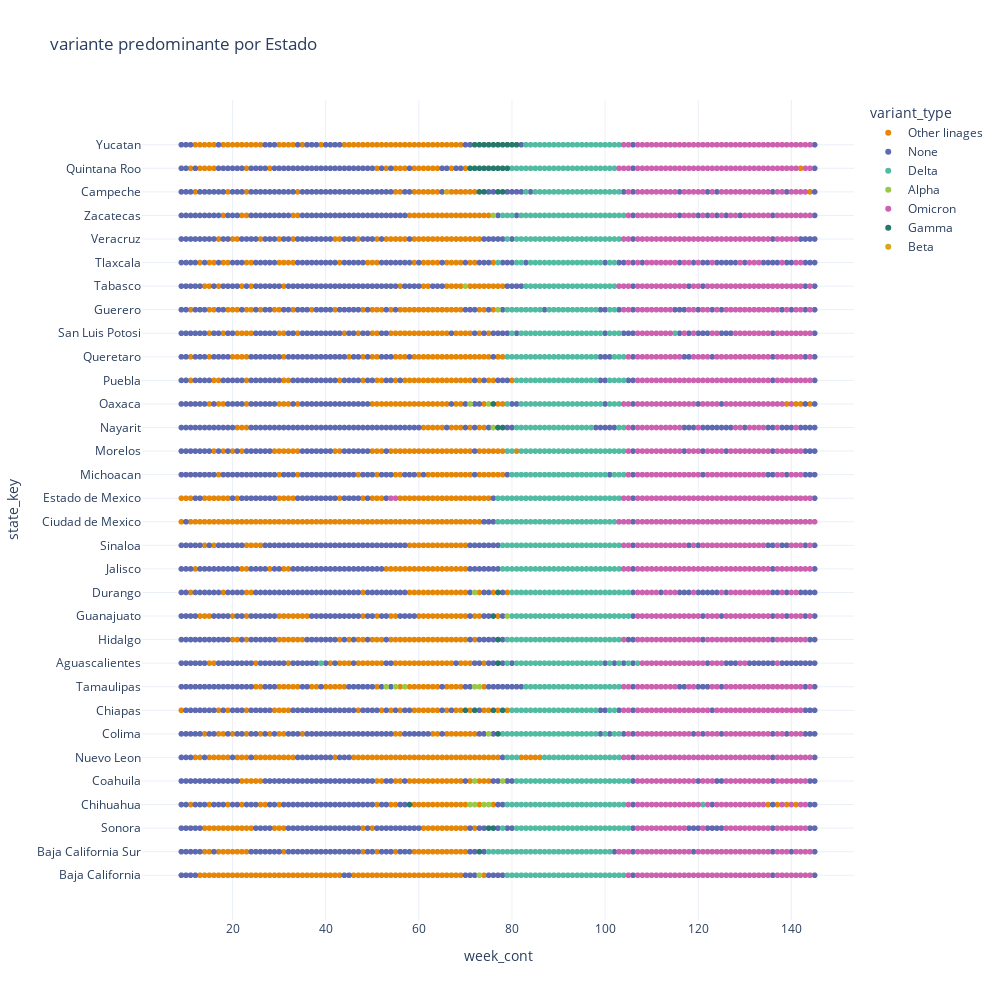

The notebook cell saved with this chart:
### Code cell
fig = px.scatter(
    df_states.query('state_key != "Extra"'), 
    y='state_key', 
    x= 'week_cont', 
    color='variant_type', 
    size_max=60,
    template='plotly_white', 
    title="variante predominante por Estado",
    color_discrete_sequence=px.colors.qualitative.Vivid
    )

fig.update_layout(yaxis={
                    'categoryorder': 'array', 
                    'categoryarray': [
                        'Baja California','Baja California Sur',
                        'Sonora','Chihuahua','Coahuila',
                        'Nuevo Leon','Colima','Chiapas',
                        'Tamaulipas','Aguascalientes','Hidalgo',
                        'Guanajuato','Durango','Jalisco',
                        'Sinaloa','Ciudad de Mexico',
                        'Estado de Mexico','Michoacan',
                        'Morelos','Nayarit','Oaxaca',
                        'Puebla','Queretaro','San Luis Potosi',
                        'Guerero','Tabasco','Tlaxcala',
                        'Veracruz','Zacatecas','Campeche',
                        'Quintana Roo','Yucatan'
                        ]},
    width=1000,
    height=1000)

fig.show()

### Figure 1 — Plotly figure (JSON) as saved in the notebook; plotly's stock layout.template omitted (floating-point values rounded to 4 significant figures; data arrays with more than 128 entries replaced by an {"elided": "..."} marker saying what was removed)
{"data": [{"hovertemplate": "variant_type=Other linages<br>week_cont=%{x}<br>state_key=%{y}<extra></extra>", "legendgroup": "Other linages", "marker": {"color": "rgb(229, 134, 6)", "symbol": "circle"}, "mode": "markers", "name": "Other linages", "showlegend": true, "type": "scattergl", "x": {"elided": "985 int values"}, "xaxis": "x", "y": {"elided": "985 str values"}, "yaxis": "y"}, {"hovertemplate": "variant_type=None<br>week_cont=%{x}<br>state_key=%{y}<extra></extra>", "legendgroup": "None", "marker": {"color": "rgb(93, 105, 177)", "symbol": "circle"}, "mode": "markers", "name": "None", "showlegend": true, "type": "scattergl", "x": {"elided": "1515 int values"}, "xaxis": "x", "y": {"elided": "1515 str values"}, "yaxis": "y"}, {"hovertemplate": "variant_type=Delta<br>week_cont=%{x}<br>state_key=%{y}<extra></extra>", "legendgroup": "Delta", "marker": {"color": "rgb(82, 188, 163)", "symbol": "circle"}, "mode": "markers", "name": "Delta", "showlegend": true, "type": "scattergl", "x": {"elided": "758 int values"}, "xaxis": "x", "y": {"elided": "758 str values"}, "yaxis": "y"}, {"hovertemplate": "variant_type=Alpha<br>week_cont=%{x}<br>state_key=%{y}<extra></extra>", "legendgroup": "Alpha", "marker": {"color": "rgb(153, 201, 69)", "symbol": "circle"}, "mode": "markers", "name": "Alpha", "showlegend": true, "type": "scattergl", "x": [53, 55, 57, 70, 71, 71, 72, 72, 72, 72, 73, 73, 74, 75, 75, 75, 76, 76, 77, 78, 79], "xaxis": "x", "y": ["Tamaulipas", "Tamaulipas", "Tamaulipas", "Tabasco", "Chihuahua", "Oaxaca", "Coahuila", "Chihuahua", "Tamaulipas", "Durango", "Tamaulipas", "Baja California", "Chihuahua", "Chihuahua", "Oaxaca", "Colima", "Zacatecas", "Nayarit", "Guerero", "Coahuila", "Guanajuato"], "yaxis": "y"}, {"hovertemplate": "variant_type=Omicron<br>week_cont=%{x}<br>state_key=%{y}<extra></extra>", "legendgroup": "Omicron", "marker": {"color": "rgb(204, 97, 176)", "symbol": "circle"}, "mode": "markers", "name": "Omicron", "showlegend": true, "type": "scattergl", "x": {"elided": "1065 int values"}, "xaxis": "x", "y": {"elided": "1065 str values"}, "yaxis": "y"}, {"hovertemplate": "variant_type=Gamma<br>week_cont=%{x}<br>state_key=%{y}<extra></extra>", "legendgroup": "Gamma", "marker": {"color": "rgb(36, 121, 108)", "symbol": "circle"}, "mode": "markers", "name": "Gamma", "showlegend": true, "type": "scattergl", "x": [58, 70, 71, 72, 72, 72, 73, 73, 73, 73, 74, 74, 74, 75, 75, 75, 76, 76, 76, 76, 76, 76, 77, 77, 77, 77, 77, 77, 77, 77, 78, 78, 78, 78, 78, 79, 79, 80, 81], "xaxis": "x", "y": ["Chihuahua", "Chiapas", "Quintana Roo", "Yucatan", "Chiapas", "Quintana Roo", "Yucatan", "Baja California Sur", "Quintana Roo", "Campeche", "Yucatan", "Quintana Roo", "Campeche", "Yucatan", "Sonora", "Quintana Roo", "Guanajuato", "Yucatan", "Oaxaca", "Chiapas", "Sonora", "Quintana Roo", "Yucatan", "Hidalgo", "Aguascalientes", "Quintana Roo", "Colima", "Durango", "Campeche", "Nayarit", "Yucatan", "Chiapas", "Quintana Roo", "Campeche", "Nayarit", "Yucatan", "Quintana Roo", "Yucatan", "Yucatan"], "yaxis": "y"}, {"hovertemplate": "variant_type=Beta<br>week_cont=%{x}<br>state_key=%{y}<extra></extra>", "legendgroup": "Beta", "marker": {"color": "rgb(218, 165, 27)", "symbol": "circle"}, "mode": "markers", "name": "Beta", "showlegend": true, "type": "scattergl", "x": [66], "xaxis": "x", "y": ["Campeche"], "yaxis": "y"}], "layout": {"height": 1000, "legend": {"title": {"text": "variant_type"}, "tracegroupgap": 0}, "title": {"text": "variante predominante por Estado"}, "width": 1000, "xaxis": {"anchor": "y", "domain": [0, 1], "title": {"text": "week_cont"}}, "yaxis": {"anchor": "x", "categoryarray": ["Baja California", "Baja California Sur", "Sonora", "Chihuahua", "Coahuila", "Nuevo Leon", "Colima", "Chiapas", "Tamaulipas", "Aguascalientes", "Hidalgo", "Guanajuato", "Durango", "Jalisco", "Sinaloa", "Ciudad de Mexico", "Estado de Mexico", "Michoacan", "Morelos", "Nayarit", "Oaxaca", "Puebla", "Queretaro", "San Luis Potosi", "Guerero", "Tabasco", "Tlaxcala", "Veracruz", "Zacatecas", "Campeche", "Quintana Roo", "Yucatan"], "categoryorder": "array", "domain": [0, 1], "title": {"text": "state_key"}}}}
